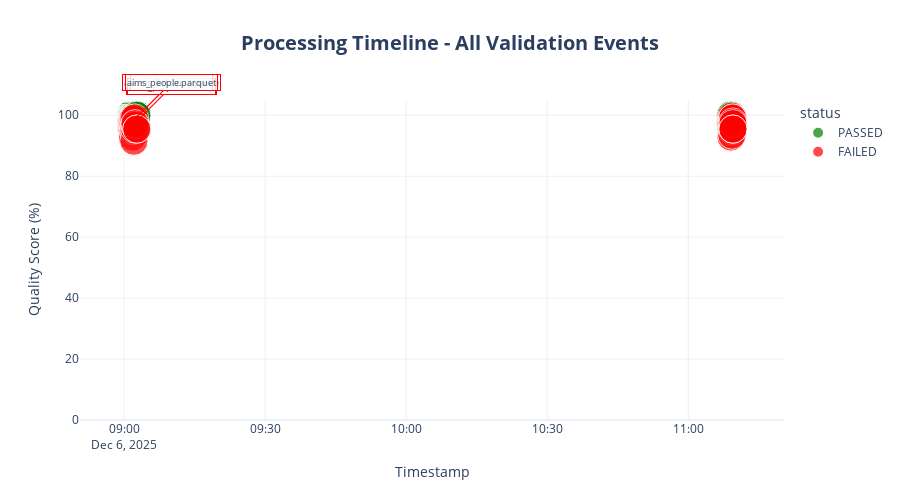

The cell this chart's notebook holds for it:
### Code cell
# Step 14: Timeline Visualization - Processing Activity
print("\n" + "="*60)
print("📅 PROCESSING TIMELINE")
print("="*60)

if 'df_logs' in locals() and not df_logs.empty:
    
    df_timeline = df_logs.copy()
    df_timeline['hover_text'] = (
        '<b>' + df_timeline['file'] + '</b><br>' +
        'Status: ' + df_timeline['status'] + '<br>' +
        'Score: ' + df_timeline['score'].astype(str) + '%<br>' +
        'Time: ' + df_timeline['timestamp'].astype(str)
    )
    
    # Color mapping
    color_map = {'PASSED': 'green', 'FAILED': 'red', 'ERROR': 'orange'}
    df_timeline['color'] = df_timeline['status'].map(color_map)
    
    # Create timeline scatter plot
    fig = px.scatter(
        df_timeline,
        x='timestamp',
        y='score',
        color='status',
        size=[10] * len(df_timeline),
        hover_name='file',
        hover_data={
            'timestamp': True,
            'score': ':.1f',
            'status': True
        },
        color_discrete_map=color_map,
        title='<b>Processing Timeline - All Validation Events</b>'
    )
    
    # Add annotations for failed files
    failed_files = df_timeline[df_timeline['status'] == 'FAILED']
    if not failed_files.empty:
        for idx, row in failed_files.head(5).iterrows():
            fig.add_annotation(
                x=row['timestamp'],
                y=row['score'],
                text=row['file'][:20],
                showarrow=True,
                arrowhead=2,
                arrowsize=1,
                arrowwidth=1,
                arrowcolor='red',
                ax=40,
                ay=-40,
                bgcolor='rgba(255,255,255,0.8)',
                bordercolor='red',
                font=dict(size=9)
            )
    
    fig.update_layout(
        height=500,
        title_font_size=20,
        title_x=0.5,
        xaxis_title='Timestamp',
        yaxis_title='Quality Score (%)',
        hovermode='closest',
        template='plotly_white'
    )
    
    fig.update_yaxes(range=[0, 105])
    
    fig.show()
    
    print("\n💡 Hover over points to see file details. Red annotations show failed files.")
    
else:
    print("\n⚠️  No data available.")

### Figure 1 — Plotly figure (JSON) as saved in the notebook; plotly's stock layout.template omitted (floating-point values rounded to 4 significant figures)
{"data": [{"customdata": [["PASSED"], ["PASSED"], ["PASSED"], ["PASSED"], ["PASSED"], ["PASSED"], ["PASSED"], ["PASSED"], ["PASSED"], ["PASSED"], ["PASSED"], ["PASSED"], ["PASSED"], ["PASSED"], ["PASSED"], ["PASSED"], ["PASSED"], ["PASSED"], ["PASSED"], ["PASSED"], ["PASSED"], ["PASSED"], ["PASSED"], ["PASSED"], ["PASSED"], ["PASSED"], ["PASSED"], ["PASSED"], ["PASSED"], ["PASSED"], ["PASSED"], ["PASSED"], ["PASSED"], ["PASSED"], ["PASSED"], ["PASSED"], ["PASSED"], ["PASSED"], ["PASSED"], ["PASSED"], ["PASSED"], ["PASSED"], ["PASSED"], ["PASSED"], ["PASSED"], ["PASSED"]], "hovertemplate": "<b>%{hovertext}</b><br><br>status=%{customdata[0]}<br>timestamp=%{x}<br>score=%{y:.1f}<br>size=%{marker.size}<extra></extra>", "hovertext": ["aims_attributegroups.parquet", "aims_informationneedpropchngs.parquet", "aims_routes.parquet", "aims_informationneedsourcedocs.parquet", "aims_ua_entities.parquet", "aims_consentmilestonetypes.parquet", "aims_ua_noncompimppartytypes.parquet", "aims_ua_noncompotheruas.parquet", "aims_attributedomainvalues.parquet", "aims_owners.parquet", "aims_informationneedlinks.parquet", "aims_phases.parquet", "aims_consents.parquet", "aims_projectitems.parquet", "aims_activitydates.parquet", "aims_tracks.parquet", "aims_ua_beneficiaries.parquet", "aims_assetclasschangelogs.parquet", "aims_projectitemattributes.parquet", "aims_informationneedattributes.parquet", "aims_secondaryassetclasscodes.parquet", "aims_consentmilestones.parquet", "aims_ua_noncomplianceimpacts.parquet", "aims_relationshiptypes.parquet", "aims_assets.parquet", "aims_informationneedgeometries.parquet", "aims_assetconsents.parquet", "aims_stages.parquet", "aims_ua_comments.parquet", "aims_consenttypemilestones.parquet", "aims_ua_meetings.parquet", "aims_projectitemactions.parquet", "aims_ua_meetingattendees.parquet", "aims_attributedomains.parquet", "aims_assetclassattributes.parquet", "aims_informationneedassetclass.parquet", "aims_consenttypes.parquet", "aims_taskdefinitions.parquet", "aims_relationships.parquet", "aims_assetattributes.parquet", "aims_projectitemassignedroles.parquet", "aims_linktypes.parquet", "aims_ua_optionvalues.parquet", "aims_informationneeds.parquet", "aims_organisations.parquet", "aims_links.parquet"], "legendgroup": "PASSED", "marker": {"color": "green", "size": [10, 10, 10, 10, 10, 10, 10, 10, 10, 10, 10, 10, 10, 10, 10, 10, 10, 10, 10, 10, 10, 10, 10, 10, 10, 10, 10, 10, 10, 10, 10, 10, 10, 10, 10, 10, 10, 10, 10, 10, 10, 10, 10, 10, 10, 10], "sizemode": "area", "sizeref": 0.025, "symbol": "circle"}, "mode": "markers", "name": "PASSED", "orientation": "v", "showlegend": true, "type": "scatter", "x": ["2025-12-06T09:01:27.338462000", "2025-12-06T09:01:29.210228000", "2025-12-06T09:01:30.581436000", "2025-12-06T09:01:31.724294000", "2025-12-06T09:01:32.247302000", "2025-12-06T09:01:32.897525000", "2025-12-06T09:01:34.769390000", "2025-12-06T09:01:36.827861000", "2025-12-06T09:01:37.765346000", "2025-12-06T09:01:39.281236000", "2025-12-06T09:01:40.171934000", "2025-12-06T09:01:40.740150000", "2025-12-06T09:01:42.103184000", "2025-12-06T09:01:42.819363000", "2025-12-06T09:01:43.208988000", "2025-12-06T09:01:43.495314000", "2025-12-06T09:01:44.093281000", "2025-12-06T09:01:44.439595000", "2025-12-06T09:01:45.718628000", "2025-12-06T09:01:46.914744000", "2025-12-06T09:01:47.431500000", "2025-12-06T09:01:55.960394000", "2025-12-06T09:01:58.216046000", "2025-12-06T09:01:59.275742000", "2025-12-06T09:02:02.947556000", "2025-12-06T09:02:05.336899000", "2025-12-06T09:02:13.883549000", "2025-12-06T09:02:14.440783000", "2025-12-06T09:02:17.185828000", "2025-12-06T09:02:18.234132000", "2025-12-06T09:02:18.767079000", "2025-12-06T09:02:20.254316000", "2025-12-06T09:02:20.739421000", "2025-12-06T09:02:21.437975000", "2025-12-06T09:02:23.590779000", "2025-12-06T09:02:24.282142000", "2025-12-06T09:02:24.716630000", "2025-12-06T09:02:25.797458000", "2025-12-06T09:02:27.051196000", "2025-12-06T09:02:37.326110000", "2025-12-06T09:02:37.939900000", "2025-12-06T09:02:39.229100000", "2025-12-06T09:02:40.150108000", "2025-12-06T09:02:42.075077000", "2025-12-06T11:09:01.616150000", "2025-12-06T11:09:03.561865000"], "xaxis": "x", "y": [100.0, 100.0, 100.0, 100.0, 100.0, 100.0, 100.0, 100.0, 100.0, 100.0, 100.0, 100.0, 100.0, 100.0, 100.0, 100.0, 100.0, 100.0, 100.0, 100.0, 100.0, 100.0, 100.0, 100.0, 100.0, 100.0, 100.0, 100.0, 100.0, 100.0, 100.0, 100.0, 100.0, 100.0, 100.0, 100.0, 100.0, 100.0, 100.0, 100.0, 100.0, 100.0, 100.0, 100.0, 100.0, 100.0], "yaxis": "y"}, {"customdata": [["FAILED"], ["FAILED"], ["FAILED"], ["FAILED"], ["FAILED"], ["FAILED"], ["FAILED"], ["FAILED"], ["FAILED"], ["FAILED"], ["FAILED"], ["FAILED"], ["FAILED"], ["FAILED"], ["FAILED"], ["FAILED"], ["FAILED"], ["FAILED"], ["FAILED"], ["FAILED"], ["FAILED"], ["FAILED"], ["FAILED"], ["FAILED"], ["FAILED"], ["FAILED"], ["FAILED"], ["FAILED"], ["FAILED"], ["FAILED"], ["FAILED"], ["FAILED"], ["FAILED"], ["FAILED"], ["FAILED"], ["FAILED"], ["FAILED"], ["FAILED"], ["FAILED"], ["FAILED"], ["FAILED"], ["FAILED"], ["FAILED"], ["FAILED"], ["FAILED"], ["FAILED"]], "hovertemplate": "<b>%{hovertext}</b><br><br>status=%{customdata[0]}<br>timestamp=%{x}<br>score=%{y:.1f}<br>size=%{marker.size}<extra></extra>", "hovertext": ["aims_organisations.parquet", "aims_products.parquet", "aims_projectitemlinks.parquet", "aims_links.parquet", "aims_people.parquet", "aims_workorders.parquet", "aims_assethierarchymap.parquet", "aims_informationneeddocs.parquet", "aims_workbanks.parquet", "aims_productcharacteristics.parquet", "aims_workbankworkorders.parquet", "aims_workorderstatustransition.parquet", "aims_noncompliances.parquet", "aims_undertakings_assurances.parquet", "aims_productlinks.parquet", "aims_productassetclasses.parquet", "aims_assetclassrelationships.parquet", "aims_assetlocations.parquet", "aims_assetclasses.parquet", "aims_informationpackages.parquet", "aims_attributes.parquet", "aims_workorderattributes.parquet", "aims_consentlinks.parquet", "aims_informationneedstatusupd.parquet", "aims_products.parquet", "aims_projectitemlinks.parquet", "aims_people.parquet", "aims_workorders.parquet", "aims_assethierarchymap.parquet", "aims_informationneeddocs.parquet", "aims_workbanks.parquet", "aims_productcharacteristics.parquet", "aims_workbankworkorders.parquet", "aims_workorderstatustransition.parquet", "aims_noncompliances.parquet", "aims_undertakings_assurances.parquet", "aims_productlinks.parquet", "aims_productassetclasses.parquet", "aims_assetclassrelationships.parquet", "aims_assetlocations.parquet", "aims_assetclasses.parquet", "aims_informationpackages.parquet", "aims_attributes.parquet", "aims_workorderattributes.parquet", "aims_consentlinks.parquet", "aims_informationneedstatusupd.parquet"], "legendgroup": "FAILED", "marker": {"color": "red", "size": [10, 10, 10, 10, 10, 10, 10, 10, 10, 10, 10, 10, 10, 10, 10, 10, 10, 10, 10, 10, 10, 10, 10, 10, 10, 10, 10, 10, 10, 10, 10, 10, 10, 10, 10, 10, 10, 10, 10, 10, 10, 10, 10, 10, 10, 10], "sizemode": "area", "sizeref": 0.025, "symbol": "circle"}, "mode": "markers", "name": "FAILED", "orientation": "v", "showlegend": true, "type": "scatter", "x": ["2025-12-06T09:01:29.768851000", "2025-12-06T09:01:31.130507000", "2025-12-06T09:01:32.568201000", "2025-12-06T09:01:34.091147000", "2025-12-06T09:01:35.877463000", "2025-12-06T09:01:38.700588000", "2025-12-06T09:01:46.152293000", "2025-12-06T09:01:47.851850000", "2025-12-06T09:01:48.296297000", "2025-12-06T09:01:48.813705000", "2025-12-06T09:01:49.093375000", "2025-12-06T09:01:49.547505000", "2025-12-06T09:01:55.359909000", "2025-12-06T09:01:57.666132000", "2025-12-06T09:01:59.540392000", "2025-12-06T09:02:00.005125000", "2025-12-06T09:02:04.035351000", "2025-12-06T09:02:11.236751000", "2025-12-06T09:02:13.483850000", "2025-12-06T09:02:14.734051000", "2025-12-06T09:02:16.655522000", "2025-12-06T09:02:17.649095000", "2025-12-06T09:02:39.689224000", "2025-12-06T09:02:40.717089000", "2025-12-06T11:09:02.209024000", "2025-12-06T11:09:02.581648000", "2025-12-06T11:09:04.455824000", "2025-12-06T11:09:05.137382000", "2025-12-06T11:09:05.657393000", "2025-12-06T11:09:06.149812000", "2025-12-06T11:09:06.648575000", "2025-12-06T11:09:07.228697000", "2025-12-06T11:09:07.525439000", "2025-12-06T11:09:08.024547000", "2025-12-06T11:09:14.221417000", "2025-12-06T11:09:16.011987000", "2025-12-06T11:09:16.343275000", "2025-12-06T11:09:16.734999000", "2025-12-06T11:09:17.953234000", "2025-12-06T11:09:23.243277000", "2025-12-06T11:09:26.151885000", "2025-12-06T11:09:26.565330000", "2025-12-06T11:09:29.409101000", "2025-12-06T11:09:30.149803000", "2025-12-06T11:09:30.641975000", "2025-12-06T11:09:31.507765000"], "xaxis": "x", "y": [96.3, 97.73, 96.15, 97.62, 97.62, 97.92, 92.86, 96.67, 97.22, 97.62, 95.45, 97.22, 98.72, 98.88, 95.0, 95.83, 91.49, 97.0, 99.14, 95.45, 96.7, 97.22, 95.45, 95.45, 97.73, 96.15, 97.62, 97.92, 92.86, 96.67, 97.22, 97.62, 95.45, 97.22, 99.68, 98.88, 95.0, 95.83, 93.48, 98.98, 99.14, 95.45, 97.78, 97.22, 95.45, 95.45], "yaxis": "y"}], "layout": {"annotations": [{"arrowcolor": "red", "arrowhead": 2, "arrowsize": 1, "arrowwidth": 1, "ax": 40, "ay": -40, "bgcolor": "rgba(255,255,255,0.8)", "bordercolor": "red", "font": {"size": 9}, "showarrow": true, "text": "aims_organisations.p", "x": "2025-12-06T09:01:29.768851", "y": 96.3}, {"arrowcolor": "red", "arrowhead": 2, "arrowsize": 1, "arrowwidth": 1, "ax": 40, "ay": -40, "bgcolor": "rgba(255,255,255,0.8)", "bordercolor": "red", "font": {"size": 9}, "showarrow": true, "text": "aims_products.parque", "x": "2025-12-06T09:01:31.130507", "y": 97.73}, {"arrowcolor": "red", "arrowhead": 2, "arrowsize": 1, "arrowwidth": 1, "ax": 40, "ay": -40, "bgcolor": "rgba(255,255,255,0.8)", "bordercolor": "red", "font": {"size": 9}, "showarrow": true, "text": "aims_projectitemlink", "x": "2025-12-06T09:01:32.568201", "y": 96.15}, {"arrowcolor": "red", "arrowhead": 2, "arrowsize": 1, "arrowwidth": 1, "ax": 40, "ay": -40, "bgcolor": "rgba(255,255,255,0.8)", "bordercolor": "red", "font": {"size": 9}, "showarrow": true, "text": "aims_links.parquet", "x": "2025-12-06T09:01:34.091147", "y": 97.62}, {"arrowcolor": "red", "arrowhead": 2, "arrowsize": 1, "arrowwidth": 1, "ax": 40, "ay": -40, "bgcolor": "rgba(255,255,255,0.8)", "bordercolor": "red", "font": {"size": 9}, "showarrow": true, "text": "aims_people.parquet", "x": "2025-12-06T09:01:35.877463", "y": 97.62}], "height": 500, "hovermode": "closest", "legend": {"itemsizing": "constant", "title": {"text": "status"}, "tracegroupgap": 0}, "title": {"font": {"size": 20}, "text": "<b>Processing Timeline - All Validation Events</b>", "x": 0.5}, "xaxis": {"anchor": "y", "domain": [0, 1], "title": {"text": "Timestamp"}}, "yaxis": {"anchor": "x", "domain": [0, 1], "range": [0, 105], "title": {"text": "Quality Score (%)"}}}}
